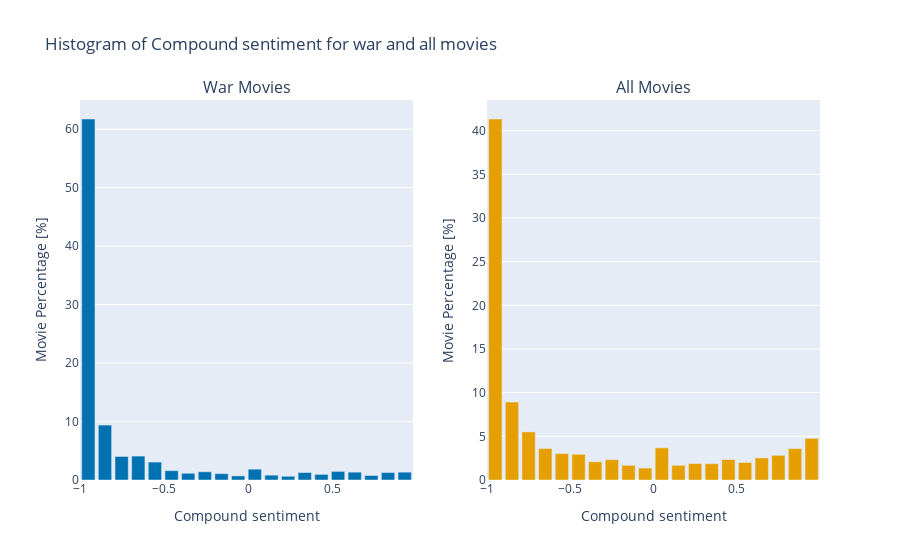

The notebook cell this image was saved under:
### Code cell
# Calculate histogram with fixed bin edges for all_movies_genre_war
counts_war, bin_edges_war = np.histogram(all_movies_genre_war['sentiment'], bins=20)
percentages_war = counts_war / len(all_movies_genre_war) * 100
bin_midpoints_war = (bin_edges_war[:-1] + bin_edges_war[1:]) / 2
histogram_data_war = pd.DataFrame({'Bin Midpoints': bin_midpoints_war, 'Percentage': percentages_war})

# Calculate histogram with fixed bin edges for all_movies_cleaned
counts_all, bin_edges_all = np.histogram(all_movies_cleaned['sentiment'], bins=20)
percentages_all = counts_all / len(all_movies_cleaned) * 100
bin_midpoints_all = (bin_edges_all[:-1] + bin_edges_all[1:]) / 2
histogram_data_all = pd.DataFrame({'Bin Midpoints': bin_midpoints_all, 'Percentage': percentages_all})

# Create subplots
fig = sp.make_subplots(rows=1, cols=2, subplot_titles=['War Movies', 'All Movies'])

# Add bar chart for all_movies_genre_war
fig.add_trace(go.Bar(x=histogram_data_war['Bin Midpoints'], y=histogram_data_war['Percentage'], name='War Movies', marker_color='rgb(0, 114, 178)'),
              row=1, col=1)
fig.update_xaxes(title_text='Compound sentiment', row=1, col=1)
fig.update_yaxes(title_text='Movie Percentage [%]', row=1, col=1)  # Custom tick format

# Add bar chart for all_movies_cleaned
fig.add_trace(go.Bar(x=histogram_data_all['Bin Midpoints'], y=histogram_data_all['Percentage'], name='All Movies', marker_color='rgb(230, 159, 0)'),
              row=1, col=2)
fig.update_xaxes(title_text='Compound sentiment', row=1, col=2)
fig.update_yaxes(title_text='Movie Percentage [%]', row=1, col=2)  # Custom tick format

# Update layout
fig.update_layout(
   title_text='Histogram of Compound sentiment for war and all movies',
    showlegend=False  # To show legend only once for both subplots
)

fig.show()

### Figure 1 — Plotly figure (JSON) as saved in the notebook; plotly's stock layout.template omitted (floating-point values rounded to 4 significant figures)
{"data": [{"marker": {"color": "rgb(0, 114, 178)"}, "name": "War Movies", "type": "bar", "x": [-0.9504, -0.8513, -0.7523, -0.6533, -0.5542, -0.4552, -0.3562, -0.2571, -0.1581, -0.05907, 0.03997, 0.139, 0.238, 0.3371, 0.4361, 0.5351, 0.6342, 0.7332, 0.8322, 0.9313], "xaxis": "x", "y": [61.73, 9.393, 4.026, 4.089, 3.067, 1.597, 1.15, 1.406, 1.086, 0.7029, 1.853, 0.8307, 0.639, 1.278, 0.9585, 1.47, 1.342, 0.7668, 1.278, 1.342], "yaxis": "y"}, {"marker": {"color": "rgb(230, 159, 0)"}, "name": "All Movies", "type": "bar", "x": [-0.95, -0.8501, -0.7501, -0.6501, -0.5502, -0.4502, -0.3503, -0.2503, -0.1503, -0.05038, 0.04958, 0.1495, 0.2495, 0.3495, 0.4494, 0.5494, 0.6493, 0.7493, 0.8493, 0.9492], "xaxis": "x2", "y": [41.34, 8.928, 5.507, 3.604, 3.031, 2.95, 2.092, 2.324, 1.678, 1.367, 3.682, 1.682, 1.886, 1.86, 2.341, 2.005, 2.531, 2.824, 3.594, 4.774], "yaxis": "y2"}], "layout": {"annotations": [{"font": {"size": 16}, "showarrow": false, "text": "War Movies", "x": 0.225, "xanchor": "center", "xref": "paper", "y": 1, "yanchor": "bottom", "yref": "paper"}, {"font": {"size": 16}, "showarrow": false, "text": "All Movies", "x": 0.775, "xanchor": "center", "xref": "paper", "y": 1, "yanchor": "bottom", "yref": "paper"}], "showlegend": false, "title": {"text": "Histogram of Compound sentiment for war and all movies"}, "xaxis": {"anchor": "y", "domain": [0, 0.45], "title": {"text": "Compound sentiment"}}, "xaxis2": {"anchor": "y2", "domain": [0.55, 1], "title": {"text": "Compound sentiment"}}, "yaxis": {"anchor": "x", "domain": [0, 1], "title": {"text": "Movie Percentage [%]"}}, "yaxis2": {"anchor": "x2", "domain": [0, 1], "title": {"text": "Movie Percentage [%]"}}}}
